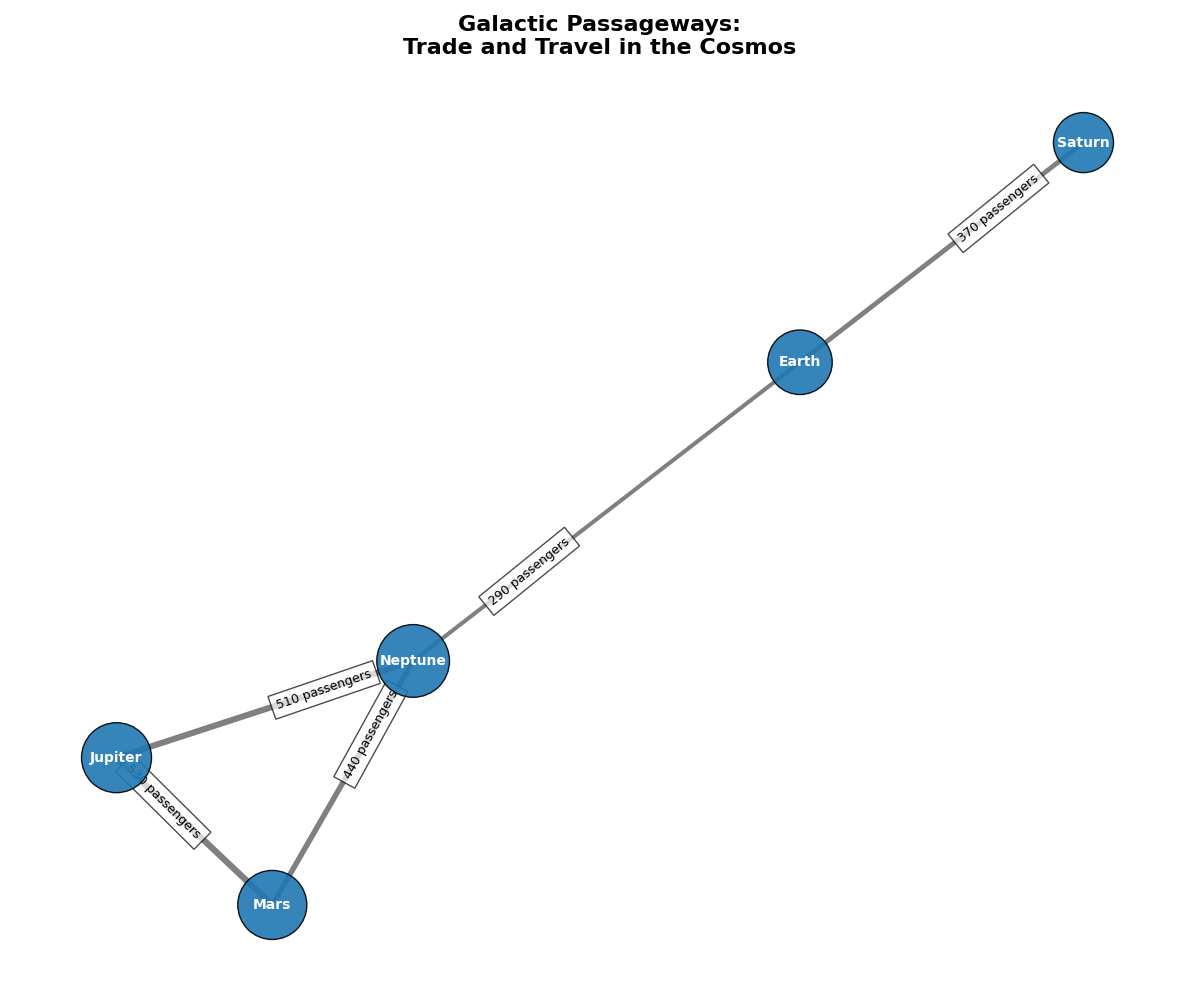

Generate this figure with Python:
import matplotlib.pyplot as plt
import networkx as nx

planets = ['Earth', 'Mars', 'Jupiter', 'Saturn', 'Neptune']

travel_routes = [
    ('Earth', 'Saturn', 620),
    ('Mars', 'Jupiter', 480),
    ('Jupiter', 'Neptune', 510),
    ('Saturn', 'Earth', 370),
    ('Neptune', 'Mars', 440),
    ('Earth', 'Neptune', 290),
    ('Jupiter', 'Mars', 530)
]

G = nx.Graph()
G.add_nodes_from(planets)

for source, dest, volume in travel_routes:
    G.add_edge(source, dest, weight=volume)

travel_volumes = {planet: sum(d['weight'] for u, v, d in G.edges(planet, data=True)) for planet in planets}
node_sizes = [1500 + travel_volumes[planet] for planet in planets]

pos = nx.spring_layout(G)

edge_labels = {(u, v): f'{d["weight"]} passengers' for u, v, d in G.edges(data=True)}
edge_widths = [1 + G[u][v]['weight'] / 150 for u, v in G.edges()]

single_color = '#1f78b4'  # Using the same color for all nodes

plt.figure(figsize=(12, 10))
nx.draw_networkx_nodes(G, pos, node_size=node_sizes, node_color=single_color, alpha=0.9, edgecolors='black')
nx.draw_networkx_edges(G, pos, edgelist=G.edges, edge_color='gray', width=edge_widths)
nx.draw_networkx_labels(G, pos, font_size=10, font_weight='bold', font_color="white")

nx.draw_networkx_edge_labels(G, pos, edge_labels=edge_labels, font_size=9, label_pos=0.3, bbox=dict(facecolor='white', alpha=0.7))

plt.title('Galactic Passageways:\nTrade and Travel in the Cosmos', fontsize=16, fontweight='bold')
plt.axis('off')
plt.tight_layout()

plt.show()
